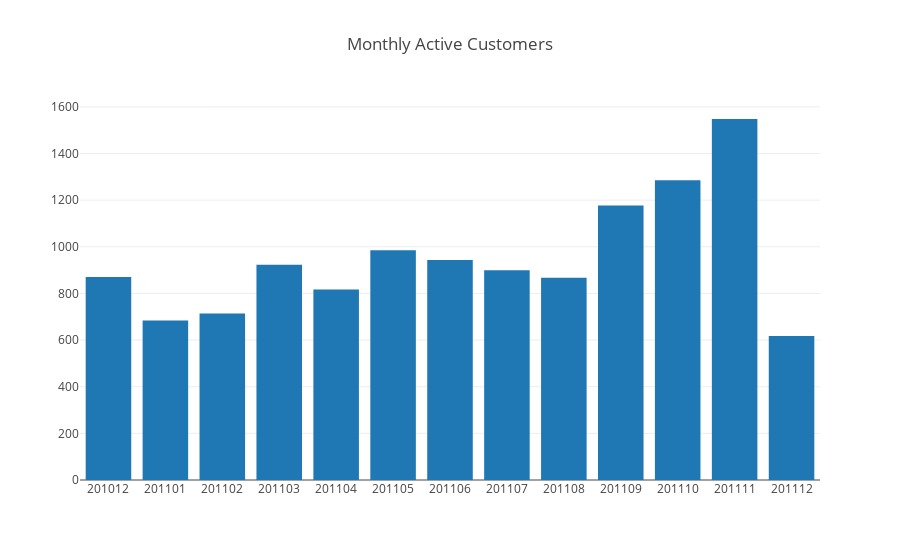

The notebook cell this image was saved under:
### Markdown cell above
Remember that in 2011-04 our growth rate is obviously decreased and If we take a look at Monthly Active customers we'll notice that it's dropped from 923 to 817. Let's me do some math real quick (817/923)-1 = -0.1148
#### IT'S dropped around 11.5% !

### Code cell
#And a visualization for better perspective !
plot_data = [go.Bar(x=uk_monthly_active['InvoiceYearMonth'],y=uk_monthly_active['CustomerID'],)]

plot_layout = go.Layout(xaxis={"type": "category"},title='Monthly Active Customers')

fig = go.Figure(data=plot_data, layout=plot_layout)
pyoff.iplot(fig)

### Figure 1 — Plotly figure (JSON) as saved in the notebook; plotly's stock layout.template omitted (floating-point values rounded to 4 significant figures)
{"data": [{"type": "bar", "uid": "845176bb-8747-4634-8664-158de53712e0", "x": [201012, 201101, 201102, 201103, 201104, 201105, 201106, 201107, 201108, 201109, 201110, 201111, 201112], "y": [871, 684, 714, 923, 817, 985, 943, 899, 867, 1177, 1285, 1548, 617]}], "layout": {"title": {"text": "Monthly Active Customers"}, "xaxis": {"type": "category"}}}
